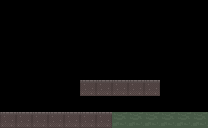

Rendered tile map (Tiled .tmx) drawn with the repository's tilesets; below, a short description and the full map source, tile grids included:
An orthogonal 13x8 tile map with 16x16 px tiles, 2 tile layers (Tile Layer 1, Tile Layer 2) and 2 objects.

<map version="1.10" tiledversion="1.11.2" orientation="orthogonal" renderorder="right-down" width="13" height="8" tilewidth="16" tileheight="16" infinite="0" nextlayerid="4" nextobjectid="4">
 <editorsettings>
  <export target="../Night1.lua" format="lua" />
 </editorsettings>
 <tileset firstgid="1" name="tileset" tilewidth="16" tileheight="16" tilecount="100" columns="10">
  <image source="../tileset.png" width="160" height="160" />
 </tileset>
 <layer id="1" name="Tile Layer 1" width="13" height="8">
  <data encoding="csv">
0,0,0,0,0,0,0,0,0,0,0,0,0,
0,0,0,0,0,0,0,0,0,0,0,0,0,
0,0,0,0,0,0,0,0,0,0,0,0,0,
0,0,0,0,0,0,0,0,0,0,0,0,0,
0,0,0,0,0,0,0,0,0,0,0,0,0,
0,0,0,0,0,1,1,1,1,1,0,0,0,
0,0,0,0,0,0,0,0,0,0,0,0,0,
1,1,1,1,1,1,1,3,3,3,3,3,3
</data>
 </layer>
 <layer id="2" name="Tile Layer 2" width="13" height="8">
  <data encoding="csv">
0,0,0,0,0,0,0,0,0,0,0,0,0,
0,0,0,0,0,0,0,0,0,0,0,0,0,
0,0,0,0,0,0,0,0,0,0,0,0,0,
0,0,0,0,0,0,0,0,0,0,0,0,0,
0,0,0,0,0,0,0,0,0,0,0,0,0,
0,0,0,0,0,2,2,2,2,2,0,0,0,
0,0,0,0,0,0,0,0,0,0,0,0,0,
2,2,2,2,2,2,2,0,0,0,0,0,0
</data>
 </layer>
 <objectgroup color="#640000" id="3" name="solid">
  <object id="2" x="80.1347" y="79.9158" width="79.6968" height="16.2021">
   <properties>
    <property name="collidable" type="bool" value="true" />
   </properties>
  </object>
  <object id="3" x="0.437916" y="112.32" width="207.562" height="15.9832">
   <properties>
    <property name="collidable" type="bool" value="true" />
   </properties>
  </object>
 </objectgroup>
</map>
